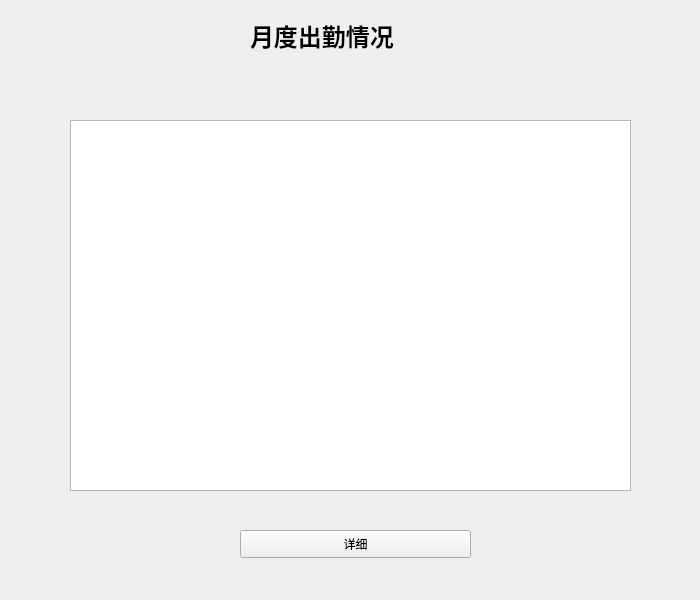
<?xml version="1.0" encoding="UTF-8"?>
<ui version="4.0">
 <class>Wuyeyueduchuqin</class>
 <widget class="QWidget" name="Wuyeyueduchuqin">
  <property name="geometry">
   <rect>
    <x>0</x>
    <y>0</y>
    <width>700</width>
    <height>600</height>
   </rect>
  </property>
  <property name="windowTitle">
   <string>Form</string>
  </property>
  <property name="styleSheet">
   <string notr="true">background-image: url();</string>
  </property>
  <widget class="QLabel" name="label">
   <property name="geometry">
    <rect>
     <x>250</x>
     <y>10</y>
     <width>201</width>
     <height>51</height>
    </rect>
   </property>
   <property name="text">
    <string>&lt;html&gt;&lt;head/&gt;&lt;body&gt;&lt;p&gt;&lt;span style=&quot; font-size:18pt; font-weight:600;&quot;&gt;月度出勤情况&lt;/span&gt;&lt;/p&gt;&lt;/body&gt;&lt;/html&gt;</string>
   </property>
  </widget>
  <widget class="QPushButton" name="pushButton1">
   <property name="geometry">
    <rect>
     <x>240</x>
     <y>530</y>
     <width>231</width>
     <height>28</height>
    </rect>
   </property>
   <property name="text">
    <string>详细</string>
   </property>
  </widget>
  <widget class="QTableView" name="tableView">
   <property name="geometry">
    <rect>
     <x>70</x>
     <y>120</y>
     <width>561</width>
     <height>371</height>
    </rect>
   </property>
  </widget>
 </widget>
 <resources/>
 <connections/>
</ui>
